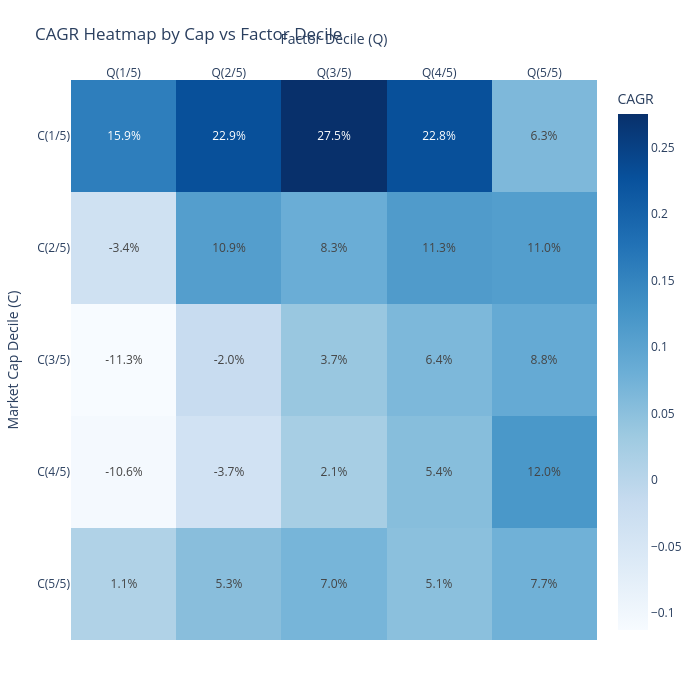

The code cell stored with this chart in its notebook:
### Code cell
import plotly.express as px

fig = px.imshow(
    cagr_matrix.astype(float),
    text_auto=".1%",
    color_continuous_scale="Blues",
    aspect="auto",
    labels=dict(
        x="Factor Decile (Q)", 
        y="Market Cap Decile (C)", 
        color="CAGR"
    )
)

fig.update_layout(
    title="CAGR Heatmap by Cap vs Factor Decile",
    xaxis=dict(side="top"),
    width=700,
    height=700,
    margin=dict(l=60, r=60, t=80, b=60)
)

### Figure 1 — Plotly figure (JSON) as saved in the notebook; plotly's stock layout.template omitted (floating-point values rounded to 4 significant figures)
{"data": [{"coloraxis": "coloraxis", "hovertemplate": "Factor Decile (Q): %{x}<br>Market Cap Decile (C): %{y}<br>CAGR: %{z}<extra></extra>", "name": "0", "texttemplate": "%{z:.1%}", "type": "heatmap", "x": ["Q(1/5)", "Q(2/5)", "Q(3/5)", "Q(4/5)", "Q(5/5)"], "xaxis": "x", "y": ["C(1/5)", "C(2/5)", "C(3/5)", "C(4/5)", "C(5/5)"], "yaxis": "y", "z": [[0.1589, 0.2286, 0.2753, 0.2284, 0.06327], [-0.0337, 0.109, 0.08275, 0.1135, 0.1097], [-0.1128, -0.02003, 0.03708, 0.06371, 0.08799], [-0.1065, -0.03741, 0.02146, 0.05425, 0.1198], [0.01107, 0.05305, 0.06981, 0.05089, 0.07661]]}], "layout": {"coloraxis": {"colorbar": {"title": {"text": "CAGR"}}, "colorscale": [[0, "rgb(247,251,255)"], [0.125, "rgb(222,235,247)"], [0.25, "rgb(198,219,239)"], [0.375, "rgb(158,202,225)"], [0.5, "rgb(107,174,214)"], [0.625, "rgb(66,146,198)"], [0.75, "rgb(33,113,181)"], [0.875, "rgb(8,81,156)"], [1, "rgb(8,48,107)"]]}, "height": 700, "margin": {"b": 60, "l": 60, "r": 60, "t": 80}, "title": {"text": "CAGR Heatmap by Cap vs Factor Decile"}, "width": 700, "xaxis": {"anchor": "y", "domain": [0, 1], "side": "top", "title": {"text": "Factor Decile (Q)"}}, "yaxis": {"anchor": "x", "autorange": "reversed", "domain": [0, 1], "title": {"text": "Market Cap Decile (C)"}}}}
